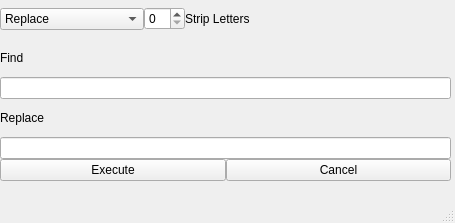
<?xml version="1.0" encoding="UTF-8"?>
<ui version="4.0">
 <class>MainWindow</class>
 <widget class="QMainWindow" name="MainWindow">
  <property name="geometry">
   <rect>
    <x>0</x>
    <y>0</y>
    <width>455</width>
    <height>223</height>
   </rect>
  </property>
  <property name="windowTitle">
   <string>MainWindow</string>
  </property>
  <widget class="QWidget" name="centralwidget">
   <widget class="QWidget" name="verticalLayoutWidget_2">
    <property name="geometry">
     <rect>
      <x>0</x>
      <y>0</y>
      <width>451</width>
      <height>181</height>
     </rect>
    </property>
    <layout class="QVBoxLayout" name="verticalLayout_3">
     <property name="spacing">
      <number>0</number>
     </property>
     <property name="sizeConstraint">
      <enum>QLayout::SetDefaultConstraint</enum>
     </property>
     <item>
      <layout class="QHBoxLayout" name="horizontalLayout_4">
       <item>
        <widget class="QComboBox" name="cbx_mode_2">
         <property name="minimumSize">
          <size>
           <width>100</width>
           <height>0</height>
          </size>
         </property>
         <item>
          <property name="text">
           <string>Replace</string>
          </property>
         </item>
         <item>
          <property name="text">
           <string>Rename</string>
          </property>
         </item>
         <item>
          <property name="text">
           <string>Add Prefix</string>
          </property>
         </item>
         <item>
          <property name="text">
           <string>Add Suffix</string>
          </property>
         </item>
         <item>
          <property name="text">
           <string>Remove Start Letters</string>
          </property>
         </item>
         <item>
          <property name="text">
           <string>Remove End Letters</string>
          </property>
         </item>
        </widget>
       </item>
       <item>
        <widget class="QSpinBox" name="sbx_strip_letters"/>
       </item>
       <item>
        <widget class="QLabel" name="label_3">
         <property name="text">
          <string>Strip Letters</string>
         </property>
        </widget>
       </item>
       <item>
        <spacer name="horizontalSpacer_2">
         <property name="orientation">
          <enum>Qt::Horizontal</enum>
         </property>
         <property name="sizeHint" stdset="0">
          <size>
           <width>40</width>
           <height>20</height>
          </size>
         </property>
        </spacer>
       </item>
      </layout>
     </item>
     <item>
      <widget class="QLabel" name="label_4">
       <property name="text">
        <string>Find</string>
       </property>
      </widget>
     </item>
     <item>
      <widget class="QLineEdit" name="lne_find_2"/>
     </item>
     <item>
      <widget class="QLabel" name="txt_replace_2">
       <property name="text">
        <string>Replace</string>
       </property>
      </widget>
     </item>
     <item>
      <widget class="QLineEdit" name="lne_replace_2"/>
     </item>
     <item>
      <layout class="QHBoxLayout" name="horizontalLayout_5">
       <item>
        <widget class="QPushButton" name="btn_execute">
         <property name="text">
          <string>Execute</string>
         </property>
        </widget>
       </item>
       <item>
        <widget class="QPushButton" name="pushButton_3">
         <property name="text">
          <string>Cancel</string>
         </property>
        </widget>
       </item>
      </layout>
     </item>
    </layout>
   </widget>
  </widget>
  <widget class="QMenuBar" name="menubar">
   <property name="geometry">
    <rect>
     <x>0</x>
     <y>0</y>
     <width>455</width>
     <height>21</height>
    </rect>
   </property>
  </widget>
  <widget class="QStatusBar" name="statusbar"/>
 </widget>
 <resources/>
 <connections/>
</ui>
